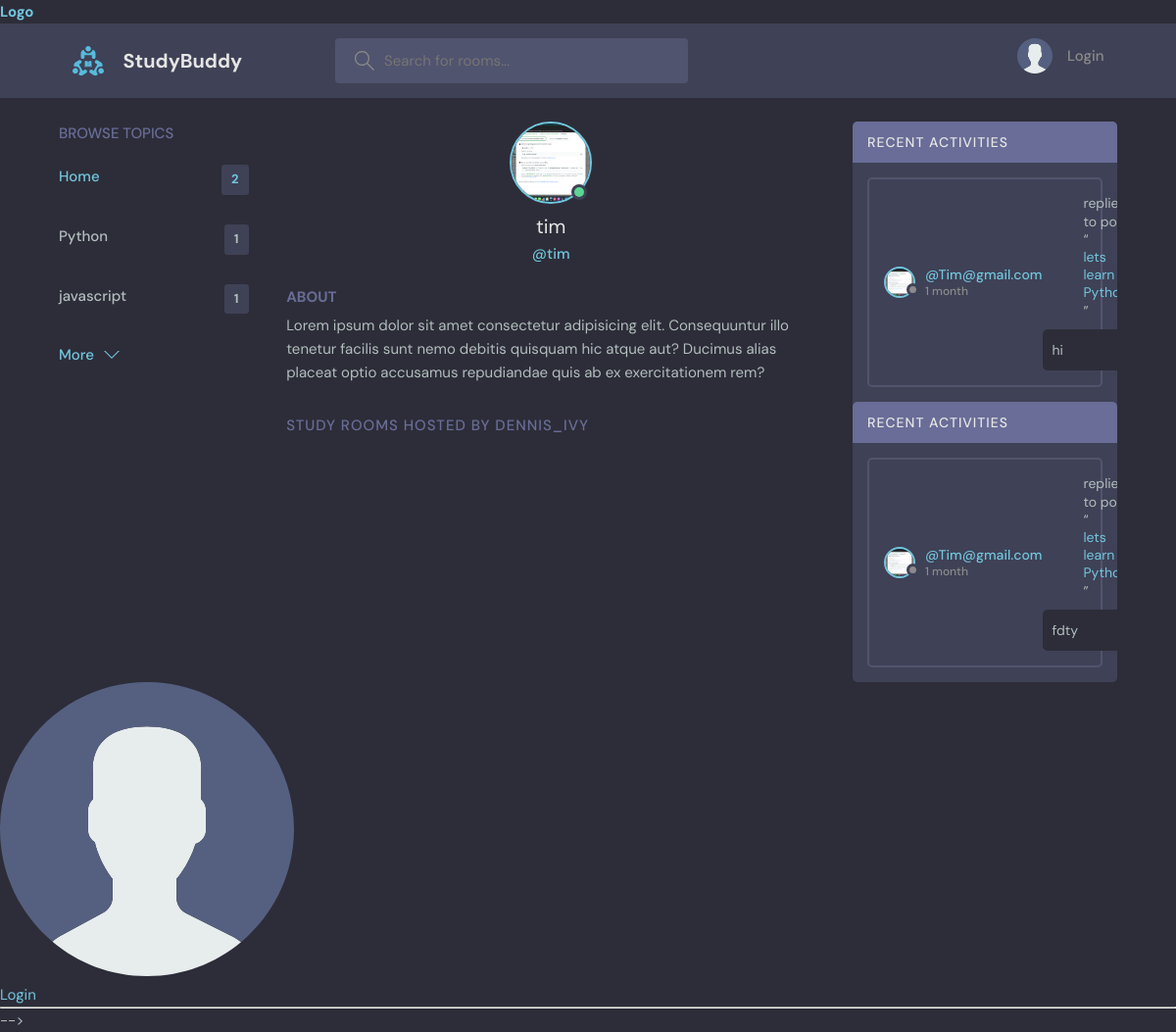
The app's page /user-profile/3 with its own data.
### base/models.py (models this page shows, shortened)
class Topic(models.Model):
    name=models.CharField(max_length=200)

class User(AbstractUser):
    name =models.CharField(max_length=200,null=True)
    email=models.EmailField(unique=True,null=True)
    bio=models.TextField(null=True)
    avatar=models.ImageField(null=True,default='avatar.svg')
    USERNAME_FIELD='email'
    REQUIRED_FIELDS=[]

class Message(models.Model):
    user=models.ForeignKey(User,on_delete=models.CASCADE)
    room=models.ForeignKey(Room,on_delete=models.CASCADE)
    body=models.TextField()
    updated=models.DateTimeField(auto_now=True)
    created=models.DateTimeField(auto_now_add=True)

class Room(models.Model):
    host=models.ForeignKey(User,on_delete=models.SET_NULL,null=True)
    topic=models.ForeignKey(Topic,on_delete=models.SET_NULL,null=True)
    name=models.CharField(max_length=200)
    description=models.TextField(null=True,blank=True)
    participant=models.ManyToManyField(User,related_name='participants')
    updated=models.DateTimeField(auto_now=True)
    created=models.DateTimeField(auto_now_add=True)
    class Meta:
        ordering=['-updated','-created']

### base/views.py (the view)
# urls.py: path('user-profile/<str:pk>', views.userProfile,name="user-profile"),
def userProfile(request,pk):
    user=User.objects.get(id=pk)
    rooms=user.room_set.all()
    room_message=user.message_set.all()
    topics=Topic.objects.all()
    context={'user':user,'room_message':room_message,'topics':topics,'rooms':rooms}
    return render(request,'base/profile.html',context)

### base/template/base/profile.html (shortened to what this page needs)
{%extends 'main.html'%}
{%block content%}
  <main class="profile-page layout layout--3">
    <div class="container">
      {%include 'base/topics_components.html'%}
      <div class="roomList">
        <div class="profile">
          <div class="profile__avatar">
            <div class="avatar avatar--large active">
              <img src="{{user.avatar.url}}" />
            </div>
          </div>
          <div class="profile__info">
            <h3>{{user.username}}</h3>
            <p>@{{user.username}}</p>
          </div>
          <div class="profile__about">
            <h3>About</h3>
            <p>
              Lorem ipsum dolor sit amet consectetur adipisicing elit. Consequuntur illo tenetur
              facilis sunt nemo debitis quisquam hic atque aut? Ducimus alias placeat optio
              accusamus repudiandae quis ab ex exercitationem rem?
            </p>
          </div>
        </div>
        <div class="roomList__header">
          <div>
            <h2>Study Rooms Hosted by dennis_ivy</a>
            </h2>
          </div>
        </div>
      </div>
      {%include 'base/activity_component.html'%}
    </div>
  </main>
  {%endblock%}

### base/template/base/topics_components.html
 <div class="topics">
      <div class="topics__header">
        <h2>Browse Topics</h2>
      </div>
      <ul class="topics__list">
        <li>
          <a href="/" class="active">Home <span>{{topics.count}}</span></a>
        </li>
        {%for topic in topics%}
        <li>
          <a href="/?q={{topic.name}}">{{topic.name}} <span>{{topic.room_set.all.count}}</span></a>
        </li>
        {%endfor%}
      </ul>
      <a class="btn btn--link" href="/topics">
        More
        <svg version="1.1" xmlns="http://www.w3.org/2000/svg" width="32" height="32" viewBox="0 0 32 32">
          <title>chevron-down</title>
          <path d="M16 21l-13-13h-3l16 16 16-16h-3l-13 13z"></path>
        </svg>
      </a>
    </div>

### base/template/base/activity_component.html (shortened to what this page needs)
{%for message in room_message%}
<div class="activities">
    <div class="activities__header">
      <h2>Recent Activities</h2>
    </div>
    <div class="activities__box">
      <div class="activities__boxHeader roomListRoom__header">
        <a href="/user-profile/{{message.user.id}}" class="roomListRoom__author">
          <div class="avatar avatar--small">
            <img src="{{message.user.avatar.url}}" />
          </div>
          <p>
            @{{message.user}}
            <span>{{message.created|timesince}}</span>
          </p>
        </a>
      <div class="activities__boxContent">
        <p>replied to post “<a href="/room/{{message.room.id}}">{{message.room.name}}</a>”</p>
        <div class="activities__boxRoomContent">
         {{message.body}}
        </div>
      </div>
    </div>
  </div>
  {%endfor%}

### records on screen
Topic: name "Python", room_set.all.count "1"
Topic: name "javascript", room_set.all.count "1"
User: avatar (picture), username "tim"
Message: user.avatar (picture), user "Tim@gmail.com", created "1 month", room.name "lets learn…", body "hi"
Message: user.avatar (picture), user "Tim@gmail.com", created "1 month", room.name "lets learn…", body "fdty"

### other values on screen
{{ topics.count }} "2"
